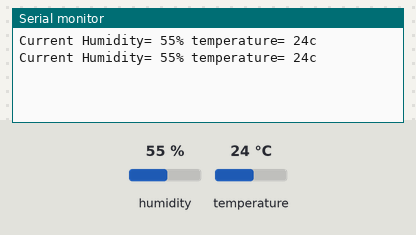
This sketch was run on a simulated Arduino Uno, built with avr-gcc and run on an emulated ATmega328P. On the bench: the last lines printed to the serial monitor. The inputs (shaded band) are chosen by the test bench; at power-on: humidity 55 %, temperature 24 °C.

Above: at 2.2 s.
2.3 s: humidity set to 22 %
At 3.6 s:
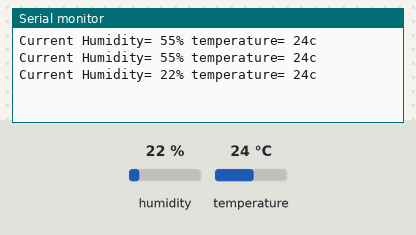
3.8 s: temperature set to 12 °C
At 4.9 s:
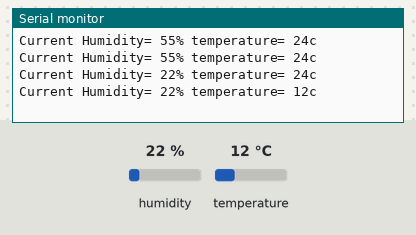
5.3 s: humidity set to 40 %
At 7.0 s:
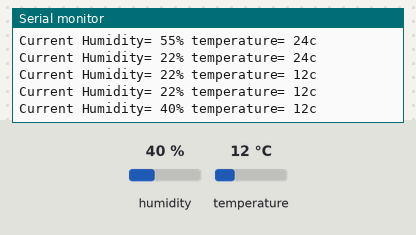
Timing chart, 0 to 8.5 s (numbered marks = the images above; inputs shaded):
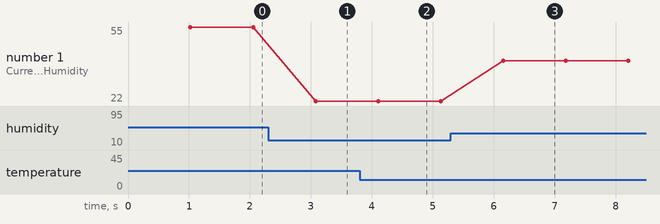

Measured:
- after the input at 2.3 s, the serial monitor: prints a new line after 0.78 s (image 1)
- after the input at 3.8 s, the serial monitor: prints a new line after 0.30 s (image 2)
- after the input at 5.3 s, the serial monitor: prints a new line after 0.85 s (image 3)
- plotted number 1: 55 → 22 after the input at 2.3 s, 22 → 40 after the input at 5.3 s

The sketch:

temp.ino
```cpp
#include <DFRobot_DHT11.h>
DFRobot_DHT11 DHT;
#define DHT11_PIN A0

void setup(){
  Serial.begin(115200);\
  delay(1000);
}

void loop(){
  DHT.read(DHT11_PIN);
  Serial.print("Current Humidity= ");
  Serial.print(DHT.humidity);
  Serial.print("% ");
  Serial.print("temperature= ");
  Serial.print(DHT.temperature);
  Serial.println("c ");
  delay(1000);

}
```
